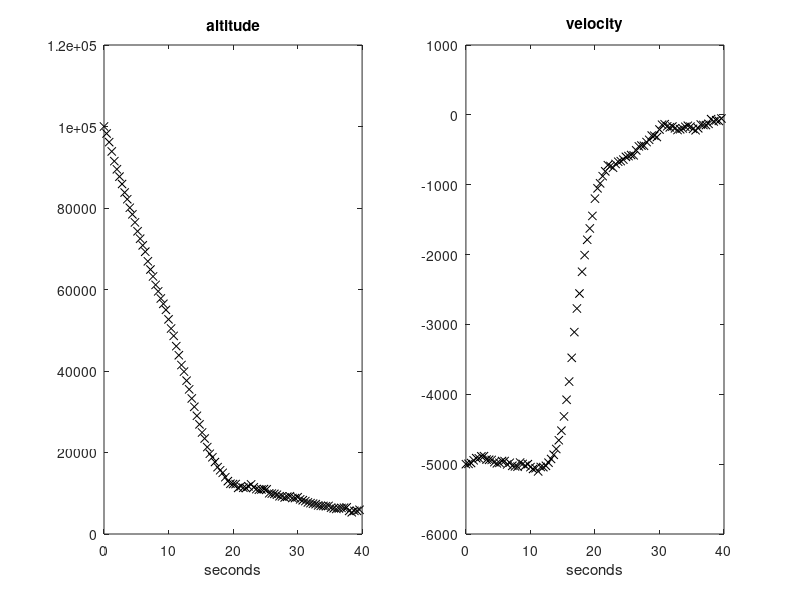
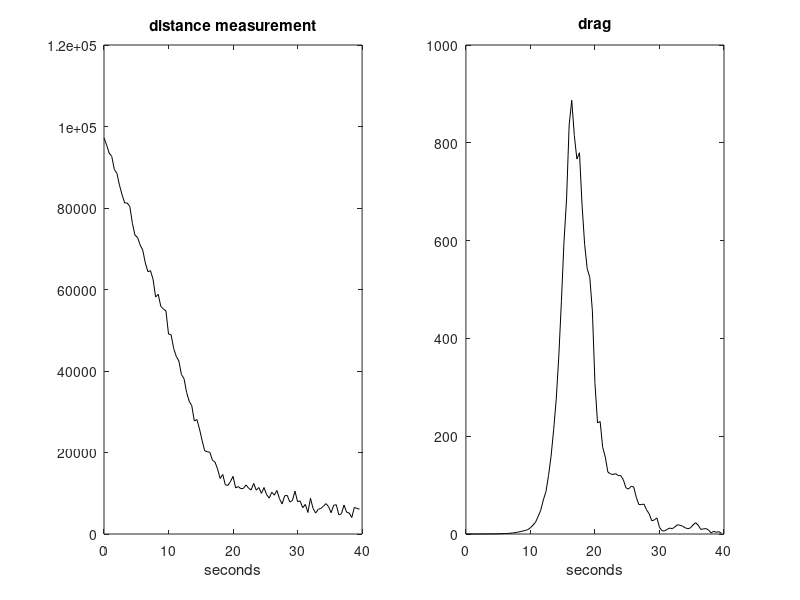

MATLAB code to generate these figures, in order:
%Influence of perturbations and noise
%Radar monitoring of falling body

%----------------------------------------------------
%Prepare for the simulation of the falling body

T=0.4; %sampling period
g=-9.81;
rho0=1.225; %air density, sea level
k=6705.6; %density vs. altitude constant
L=100; %horizontal distance radar<->object
L2=L^2;

Nf=100; %maximum number of samples

rx=zeros(3,Nf); %space for state record
rd=zeros(1,Nf); %space for drag record
ry=zeros(1,Nf); %space for measurement record
tim=0:T:(Nf-1)*T; %time

%process noise
Sw=[10^5 0 0; 0 10^3 0; 0 0 10^2]; %cov
bn=randn(3,Nf); sn=zeros(3,Nf); 
sn(1,:)=sqrt(Sw(1,1))*bn(1,:); %state noise along simulation
sn(2,:)=sqrt(Sw(2,2))*bn(2,:);  %"   "   "
sn(3,:)=sqrt(Sw(3,3))*bn(3,:);  %"   "   "
%observation noise
Sv=10^6; %cov.
on=sqrt(Sv)*randn(1,Nf); %observation noise along simulation

x=[10^5; -5000; 400]; %initial state

%------------------------------------------------------
%simulation
nn=1;
while nn<Nf+1,
      
   %system
   rx(:,nn)=x; %state recording
   rho=rho0*exp(-x(1)/k); %air density   
   d=(rho*(x(2)^2))/(2*x(3)); %drag
   rd(nn)=d; %drag recording
     
   %next system state
   x(1)=x(1)+(x(2)*T)+sn(1,nn);
   x(2)=x(2)+((g+d)*T)+sn(2,nn);
   x(3)=x(3)+sn(3,nn);   
   %system output
   ym=on(nn)+sqrt(L2+(x(1)^2)); %measurement
   ry(nn)=ym; %measurement recording 
      
 nn=nn+1;       
end; 


%------------------------------------------------------
%display

figure(1)
subplot(1,2,1)
plot(tim,rx(1,1:Nf),'kx');
title('altitude'); xlabel('seconds')
axis([0 Nf*T 0 12*10^4]);

subplot(1,2,2)
plot(tim,rx(2,1:Nf),'kx');
title('velocity'); xlabel('seconds');
axis([0 Nf*T -6000 1000]);


figure(2)
subplot(1,2,1)
plot(tim,ry(1:Nf),'k');
title('distance measurement');
xlabel('seconds');
axis([0 Nf*T 0 12*10^4]);

subplot(1,2,2)
plot(tim,rd(1:Nf),'k');
title('drag');
xlabel('seconds');
axis([0 Nf*T 0 1000]);
